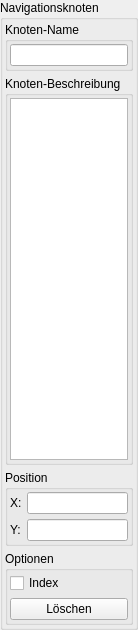
<ui version="4.0" >
 <author></author>
 <comment></comment>
 <exportmacro></exportmacro>
 <class>WidgetToolNavigationPointNew</class>
 <widget class="QWidget" name="WidgetToolNavigationPointNew" >
  <property name="geometry" >
   <rect>
    <x>0</x>
    <y>0</y>
    <width>138</width>
    <height>630</height>
   </rect>
  </property>
  <property name="windowTitle" >
   <string>Form</string>
  </property>
  <layout class="QGridLayout" >
   <property name="margin" >
    <number>0</number>
   </property>
   <property name="spacing" >
    <number>5</number>
   </property>
   <item row="0" column="0" >
    <widget class="QGroupBox" name="groupBox" >
     <property name="title" >
      <string>Navigationsknoten</string>
     </property>
     <property name="flat" >
      <bool>true</bool>
     </property>
     <layout class="QGridLayout" >
      <property name="margin" >
       <number>2</number>
      </property>
      <property name="spacing" >
       <number>5</number>
      </property>
      <item row="0" column="0" >
       <widget class="QGroupBox" name="groupBox_2" >
        <property name="title" >
         <string>Knoten-Name</string>
        </property>
        <property name="flat" >
         <bool>true</bool>
        </property>
        <layout class="QGridLayout" >
         <property name="margin" >
          <number>2</number>
         </property>
         <property name="spacing" >
          <number>5</number>
         </property>
         <item row="0" column="0" >
          <widget class="QLineEdit" name="lineEdit_Name" />
         </item>
        </layout>
       </widget>
      </item>
      <item row="3" column="0" >
       <widget class="QGroupBox" name="groupBox_5" >
        <property name="title" >
         <string>Optionen</string>
        </property>
        <property name="flat" >
         <bool>true</bool>
        </property>
        <layout class="QGridLayout" >
         <property name="margin" >
          <number>2</number>
         </property>
         <property name="spacing" >
          <number>5</number>
         </property>
         <item row="0" column="0" >
          <widget class="QCheckBox" name="checkBox_Index" >
           <property name="toolTip" >
            <string>Soll dieser Knoten wird in den Index Übernommen werden und später als Navigationsziel angezeigt werden</string>
           </property>
           <property name="statusTip" >
            <string>Soll dieser Knoten wird in den Index Übernommen werden und später als Navigationsziel angezeigt werden</string>
           </property>
           <property name="whatsThis" >
            <string>Soll dieser Knoten wird in den Index Übernommen werden und später als Navigationsziel angezeigt werden</string>
           </property>
           <property name="text" >
            <string>Index</string>
           </property>
          </widget>
         </item>
         <item row="1" column="0" >
          <widget class="QPushButton" name="pushButton_Delete" >
           <property name="toolTip" >
            <string>Löscht den Knoten</string>
           </property>
           <property name="statusTip" >
            <string>Löscht den Knoten</string>
           </property>
           <property name="whatsThis" >
            <string>Löscht den Knoten</string>
           </property>
           <property name="text" >
            <string>Löschen</string>
           </property>
          </widget>
         </item>
        </layout>
       </widget>
      </item>
      <item row="2" column="0" >
       <widget class="QGroupBox" name="groupBox_4" >
        <property name="title" >
         <string>Position</string>
        </property>
        <property name="flat" >
         <bool>true</bool>
        </property>
        <layout class="QGridLayout" >
         <property name="margin" >
          <number>2</number>
         </property>
         <property name="spacing" >
          <number>5</number>
         </property>
         <item row="1" column="1" >
          <widget class="QLineEdit" name="lineEdit_Y" />
         </item>
         <item row="0" column="1" >
          <widget class="QLineEdit" name="lineEdit_X" />
         </item>
         <item row="1" column="0" >
          <widget class="QLabel" name="label_2" >
           <property name="text" >
            <string>Y:</string>
           </property>
          </widget>
         </item>
         <item row="0" column="0" >
          <widget class="QLabel" name="label" >
           <property name="text" >
            <string>X:</string>
           </property>
          </widget>
         </item>
        </layout>
       </widget>
      </item>
      <item row="1" column="0" >
       <widget class="QGroupBox" name="groupBox_3" >
        <property name="title" >
         <string>Knoten-Beschreibung</string>
        </property>
        <property name="flat" >
         <bool>true</bool>
        </property>
        <layout class="QGridLayout" >
         <property name="margin" >
          <number>2</number>
         </property>
         <property name="spacing" >
          <number>5</number>
         </property>
         <item row="0" column="0" >
          <widget class="QTextEdit" name="textEdit_Desc" />
         </item>
        </layout>
       </widget>
      </item>
     </layout>
    </widget>
   </item>
  </layout>
 </widget>
 <pixmapfunction></pixmapfunction>
 <resources/>
 <connections/>
</ui>
